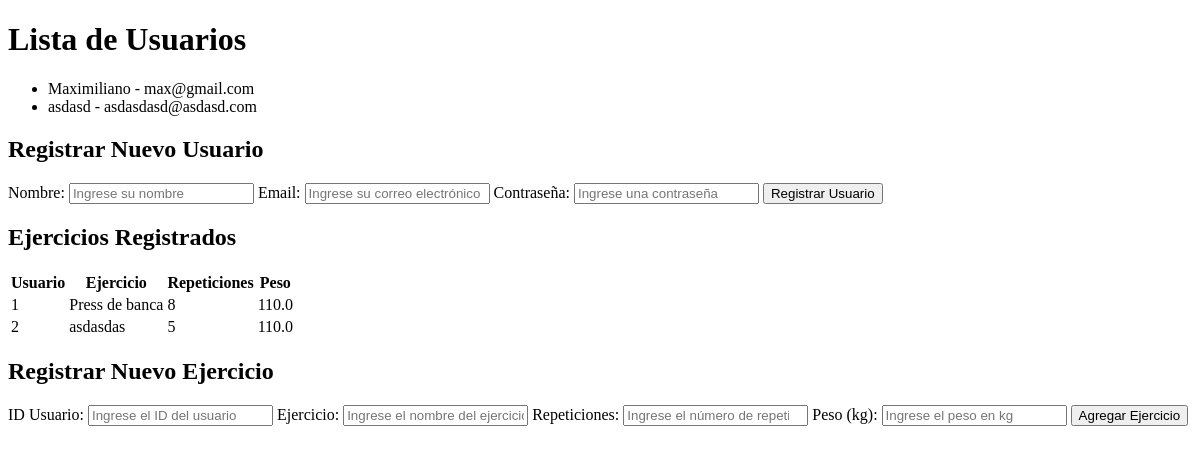
The app's page /, older data.
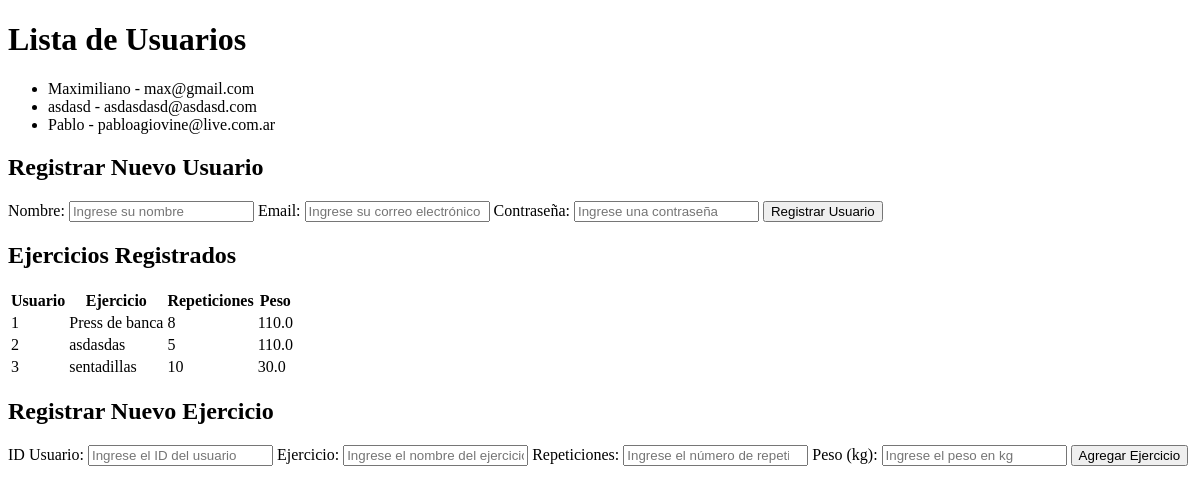
The same page, newer data.
### models.py (models this page shows)
class User(db.Model):
    id = db.Column(db.Integer, primary_key=True)
    name = db.Column(db.String(100), nullable=False)
    email = db.Column(db.String(100), unique=True, nullable=False)
    password = db.Column(db.String(100), nullable=False)

class Exercise(db.Model):
    id = db.Column(db.Integer, primary_key=True)
    user_id = db.Column(db.Integer, db.ForeignKey('user.id'), nullable=False)
    name = db.Column(db.String(100), nullable=False)
    repetitions = db.Column(db.Integer, nullable=False)
    weight = db.Column(db.Float, nullable=True)
    last_updated = db.Column(db.DateTime, default=db.func.current_timestamp())

### routes_App.py (the view)
@routes.route('/')
def main_page():
    users = User.query.all()
    exercises = Exercise.query.all()
    return render_template('index.html', users=users, exercises=exercises)

### templates/index.html (shortened to what this page needs)
<!DOCTYPE html>
<html lang="es">
<head>
    <link rel="stylesheet" href="{{ url_for('static', filename='styles.css') }}">
</head>
<body>
    <h1>Lista de Usuarios</h1>
    <ul>{% for user in users %}
            <li>{{ user.name }} - {{ user.email }}</li>
        {% endfor %}</ul>
    <h2>Registrar Nuevo Usuario</h2>
    <form action="/register_user" method="POST">
        <label>Nombre:</label>
        <input type="text" name="name" required placeholder="Ingrese su nombre" title="Nombre completo">
        <label>Email:</label>
        <input type="email" name="email" required placeholder="Ingrese su correo electrónico" title="Correo electrónico">
        <label>Contraseña:</label>
        <input type="password" name="password" required placeholder="Ingrese una contraseña" title="Contraseña">
        <button type="submit">Registrar Usuario</button>
    </form>
    <h2>Ejercicios Registrados</h2>
    <table>
        <tr>
            <th>Usuario</th>
            <th>Ejercicio</th>
            <th>Repeticiones</th>
            <th>Peso</th>
        </tr>
        {% for exercise in exercises %}
        <tr>
            <td>{{ exercise.user_id }}</td>
            <td>{{ exercise.name }}</td>
            <td>{{ exercise.repetitions }}</td>
            <td>{{ exercise.weight }}</td>
        </tr>
        {% endfor %}
    </table>
    <h2>Registrar Nuevo Ejercicio</h2>
    <form action="/register_exercise" method="POST">
        <label>ID Usuario:</label>
        <input type="number" name="user_id" required placeholder="Ingrese el ID del usuario" title="ID del usuario">
        <label>Ejercicio:</label>
        <input type="text" name="name" required placeholder="Ingrese el nombre del ejercicio" title="Nombre del ejercicio">
        <label>Repeticiones:</label>
        <input type="number" name="repetitions" required placeholder="Ingrese el número de repeticiones" title="Repeticiones">
        <label>Peso (kg):</label>
        <input type="number" name="weight" required placeholder="Ingrese el peso en kg" title="Peso en kilogramos">
        <button type="submit">Agregar Ejercicio</button>
    </form>
</body>
</html>

Row changes from the older to the newer data that the page shows:
added User: name "Pablo", email "pabloagiovine@live.com.ar"
added Exercise: user_id "3", name "sentadillas", repetitions "10", weight "30.0"
